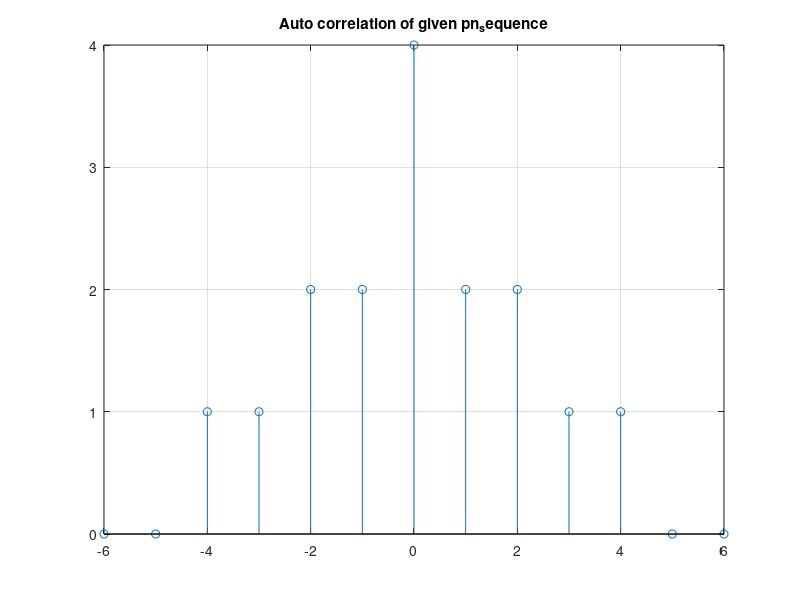

MATLAB code to generate this figure:
clear all
clc
pn_seq = [0 0 1 1 1 0 1];
n = length(pn_seq)-1;
k = -n:n;
stem(k,conv(pn_seq,fliplr(pn_seq)));
title("Auto correlation of given pn_sequence");
grid on